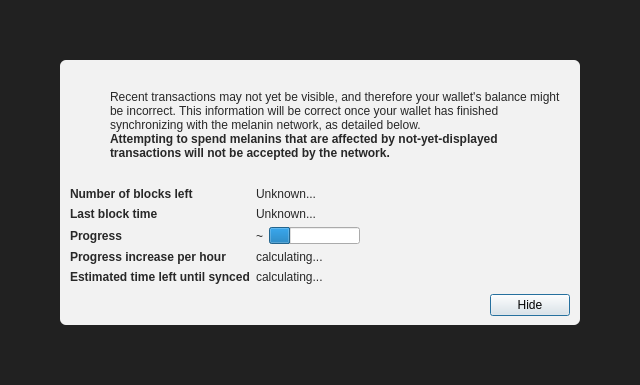
<?xml version="1.0" encoding="UTF-8"?>
<ui version="4.0">
 <class>ModalOverlay</class>
 <widget class="QWidget" name="ModalOverlay">
  <property name="geometry">
   <rect>
    <x>0</x>
    <y>0</y>
    <width>640</width>
    <height>385</height>
   </rect>
  </property>
  <property name="windowTitle">
   <string>Form</string>
  </property>
  <layout class="QVBoxLayout" name="verticalLayout" stretch="0">
   <property name="sizeConstraint">
    <enum>QLayout::SetDefaultConstraint</enum>
   </property>
   <property name="leftMargin">
    <number>0</number>
   </property>
   <property name="topMargin">
    <number>0</number>
   </property>
   <property name="rightMargin">
    <number>0</number>
   </property>
   <property name="bottomMargin">
    <number>0</number>
   </property>
   <item>
    <widget class="QWidget" name="bgWidget" native="true">
     <property name="styleSheet">
      <string notr="true">#bgWidget { background: rgba(0,0,0,220); }</string>
     </property>
     <layout class="QVBoxLayout" name="verticalLayoutMain" stretch="1">
      <property name="leftMargin">
       <number>60</number>
      </property>
      <property name="topMargin">
       <number>60</number>
      </property>
      <property name="rightMargin">
       <number>60</number>
      </property>
      <property name="bottomMargin">
       <number>60</number>
      </property>
      <item>
       <widget class="QWidget" name="contentWidget" native="true">
        <property name="styleSheet">
         <string notr="true">#contentWidget { background: rgba(255,255,255,240); border-radius: 6px; }

QLabel { color: rgb(40,40,40);  }</string>
        </property>
        <layout class="QVBoxLayout" name="verticalLayoutSub" stretch="1,0,0,0">
         <property name="spacing">
          <number>0</number>
         </property>
         <property name="leftMargin">
          <number>10</number>
         </property>
         <property name="topMargin">
          <number>10</number>
         </property>
         <property name="rightMargin">
          <number>10</number>
         </property>
         <property name="bottomMargin">
          <number>10</number>
         </property>
         <item>
          <layout class="QHBoxLayout" name="horizontalLayoutIconText" stretch="0,1">
           <property name="topMargin">
            <number>20</number>
           </property>
           <item>
            <layout class="QVBoxLayout" name="verticalLayoutIcon">
             <property name="leftMargin">
              <number>0</number>
             </property>
             <item>
              <widget class="QPushButton" name="warningIcon">
               <property name="enabled">
                <bool>false</bool>
               </property>
               <property name="text">
                <string/>
               </property>
               <property name="icon">
                <iconset>
                 <normaloff>:/icons/warning</normaloff>
                 <disabledoff>:/icons/warning</disabledoff>:/icons/warning</iconset>
               </property>
               <property name="iconSize">
                <size>
                 <width>48</width>
                 <height>48</height>
                </size>
               </property>
               <property name="flat">
                <bool>true</bool>
               </property>
              </widget>
             </item>
             <item>
              <spacer name="verticalSpacerWarningIcon">
               <property name="orientation">
                <enum>Qt::Vertical</enum>
               </property>
               <property name="sizeHint" stdset="0">
                <size>
                 <width>20</width>
                 <height>40</height>
                </size>
               </property>
              </spacer>
             </item>
            </layout>
           </item>
           <item>
            <layout class="QVBoxLayout" name="verticalLayoutInfoText">
             <property name="leftMargin">
              <number>0</number>
             </property>
             <property name="topMargin">
              <number>0</number>
             </property>
             <item>
              <widget class="QLabel" name="infoText">
               <property name="text">
                <string>Recent transactions may not yet be visible, and therefore your wallet's balance might be incorrect. This information will be correct once your wallet has finished synchronizing with the melanin network, as detailed below.</string>
               </property>
               <property name="textFormat">
                <enum>Qt::RichText</enum>
               </property>
               <property name="wordWrap">
                <bool>true</bool>
               </property>
              </widget>
             </item>
             <item>
              <widget class="QLabel" name="infoTextStrong">
               <property name="font">
                <font>
                 <weight>75</weight>
                 <bold>true</bold>
                </font>
               </property>
               <property name="text">
                <string>Attempting to spend melanins that are affected by not-yet-displayed transactions will not be accepted by the network.</string>
               </property>
               <property name="textFormat">
                <enum>Qt::RichText</enum>
               </property>
               <property name="wordWrap">
                <bool>true</bool>
               </property>
              </widget>
             </item>
             <item>
              <spacer name="verticalSpacerInTextSpace">
               <property name="orientation">
                <enum>Qt::Vertical</enum>
               </property>
               <property name="sizeHint" stdset="0">
                <size>
                 <width>20</width>
                 <height>40</height>
                </size>
               </property>
              </spacer>
             </item>
            </layout>
           </item>
          </layout>
         </item>
         <item>
          <spacer name="verticalSpacerAfterText">
           <property name="orientation">
            <enum>Qt::Vertical</enum>
           </property>
           <property name="sizeHint" stdset="0">
            <size>
             <width>20</width>
             <height>40</height>
            </size>
           </property>
          </spacer>
         </item>
         <item>
          <layout class="QFormLayout" name="formLayout">
           <property name="fieldGrowthPolicy">
            <enum>QFormLayout::FieldsStayAtSizeHint</enum>
           </property>
           <property name="horizontalSpacing">
            <number>6</number>
           </property>
           <property name="verticalSpacing">
            <number>6</number>
           </property>
           <property name="topMargin">
            <number>10</number>
           </property>
           <item row="0" column="0">
            <widget class="QLabel" name="labelNumberOfBlocksLeft">
             <property name="font">
              <font>
               <weight>75</weight>
               <bold>true</bold>
              </font>
             </property>
             <property name="text">
              <string>Number of blocks left</string>
             </property>
            </widget>
           </item>
           <item row="0" column="1">
            <widget class="QLabel" name="numberOfBlocksLeft">
             <property name="text">
              <string>Unknown...</string>
             </property>
            </widget>
           </item>
           <item row="1" column="0">
            <widget class="QLabel" name="labelLastBlockTime">
             <property name="font">
              <font>
               <weight>75</weight>
               <bold>true</bold>
              </font>
             </property>
             <property name="text">
              <string>Last block time</string>
             </property>
            </widget>
           </item>
           <item row="1" column="1">
            <widget class="QLabel" name="newestBlockDate">
             <property name="sizePolicy">
              <sizepolicy hsizetype="Maximum" vsizetype="Preferred">
               <horstretch>0</horstretch>
               <verstretch>0</verstretch>
              </sizepolicy>
             </property>
             <property name="text">
              <string>Unknown...</string>
             </property>
            </widget>
           </item>
           <item row="2" column="0">
            <widget class="QLabel" name="labelSyncDone">
             <property name="font">
              <font>
               <weight>75</weight>
               <bold>true</bold>
              </font>
             </property>
             <property name="text">
              <string>Progress</string>
             </property>
            </widget>
           </item>
           <item row="2" column="1">
            <layout class="QHBoxLayout" name="horizontalLayoutSync" stretch="0,1">
             <item>
              <widget class="QLabel" name="percentageProgress">
               <property name="text">
                <string notr="true">~</string>
               </property>
              </widget>
             </item>
             <item>
              <widget class="QProgressBar" name="progressBar">
               <property name="value">
                <number>24</number>
               </property>
               <property name="format">
                <string/>
               </property>
              </widget>
             </item>
            </layout>
           </item>
           <item row="4" column="0">
            <widget class="QLabel" name="labelProgressIncrease">
             <property name="font">
              <font>
               <weight>75</weight>
               <bold>true</bold>
              </font>
             </property>
             <property name="text">
              <string>Progress increase per hour</string>
             </property>
            </widget>
           </item>
           <item row="4" column="1">
            <widget class="QLabel" name="progressIncreasePerH">
             <property name="text">
              <string>calculating...</string>
             </property>
            </widget>
           </item>
           <item row="5" column="0">
            <widget class="QLabel" name="labelEstimatedTimeLeft">
             <property name="font">
              <font>
               <weight>75</weight>
               <bold>true</bold>
              </font>
             </property>
             <property name="text">
              <string>Estimated time left until synced</string>
             </property>
            </widget>
           </item>
           <item row="5" column="1">
            <widget class="QLabel" name="expectedTimeLeft">
             <property name="text">
              <string>calculating...</string>
             </property>
            </widget>
           </item>
          </layout>
         </item>
         <item>
          <layout class="QHBoxLayout" name="horizontalLayoutButtons">
           <property name="leftMargin">
            <number>10</number>
           </property>
           <property name="topMargin">
            <number>10</number>
           </property>
           <item>
            <spacer name="horizontalSpacer">
             <property name="orientation">
              <enum>Qt::Horizontal</enum>
             </property>
             <property name="sizeHint" stdset="0">
              <size>
               <width>40</width>
               <height>20</height>
              </size>
             </property>
            </spacer>
           </item>
           <item>
            <widget class="QPushButton" name="closeButton">
             <property name="text">
              <string>Hide</string>
             </property>
             <property name="shortcut">
              <string>Esc</string>
             </property>
             <property name="focusPolicy">
              <enum>Qt::StrongFocus</enum>
             </property>
             <property name="default">
              <bool>true</bool>
             </property>
            </widget>
           </item>
          </layout>
         </item>
        </layout>
       </widget>
      </item>
     </layout>
    </widget>
   </item>
  </layout>
 </widget>
 <resources/>
 <connections/>
</ui>
